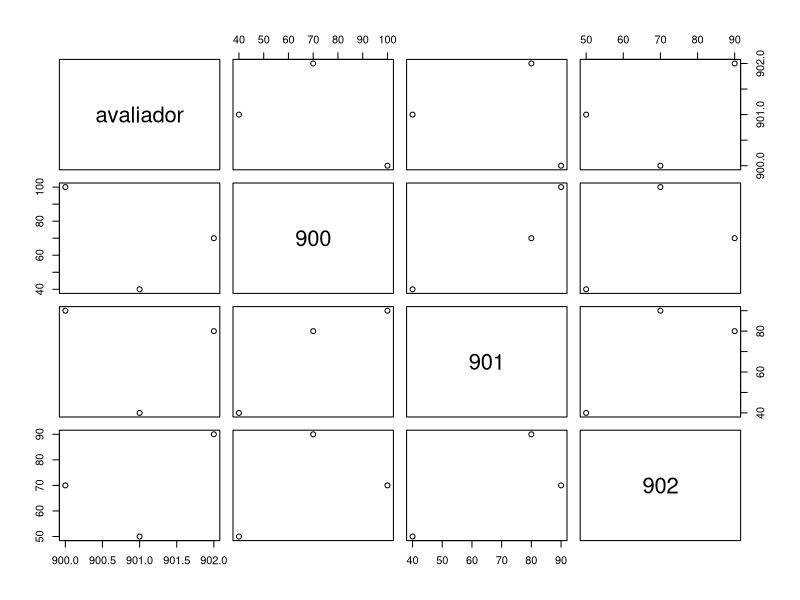
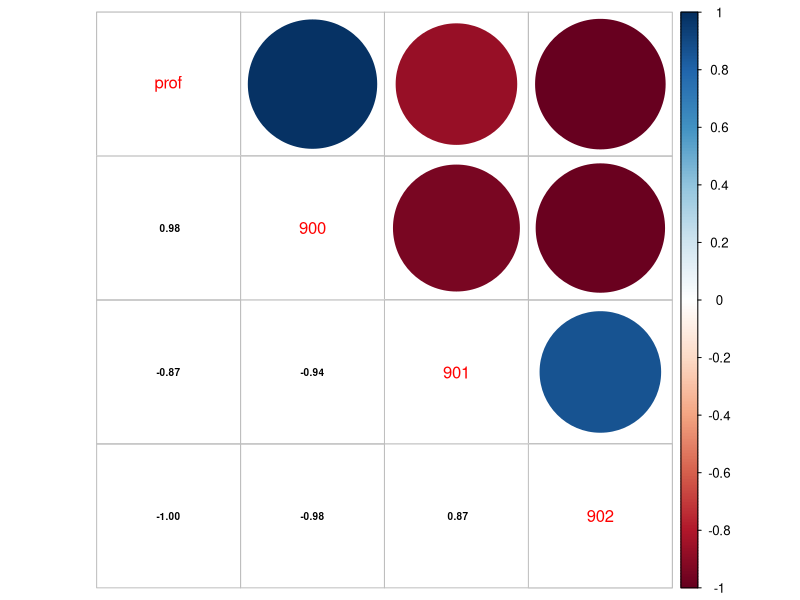
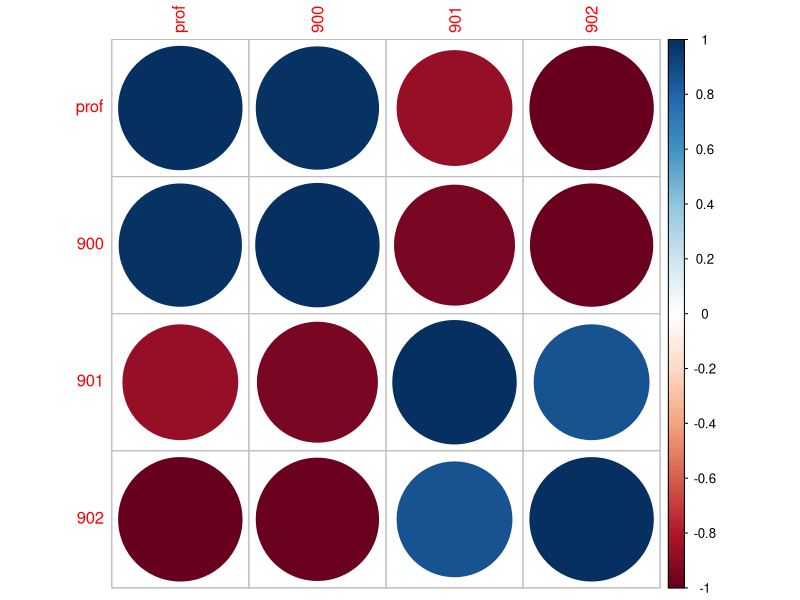
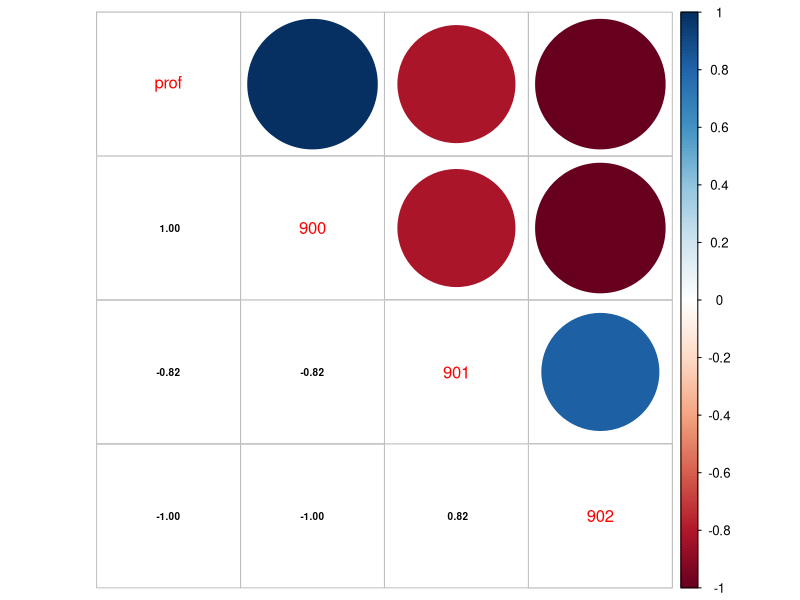
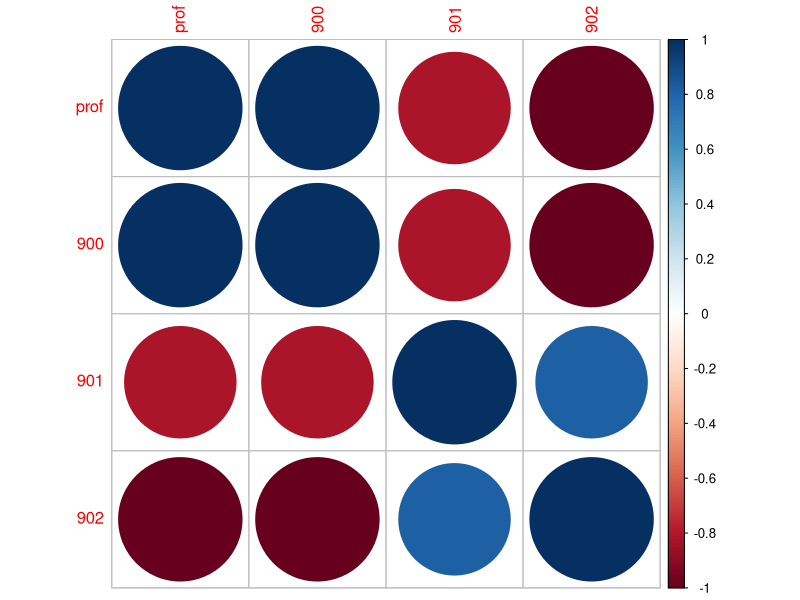
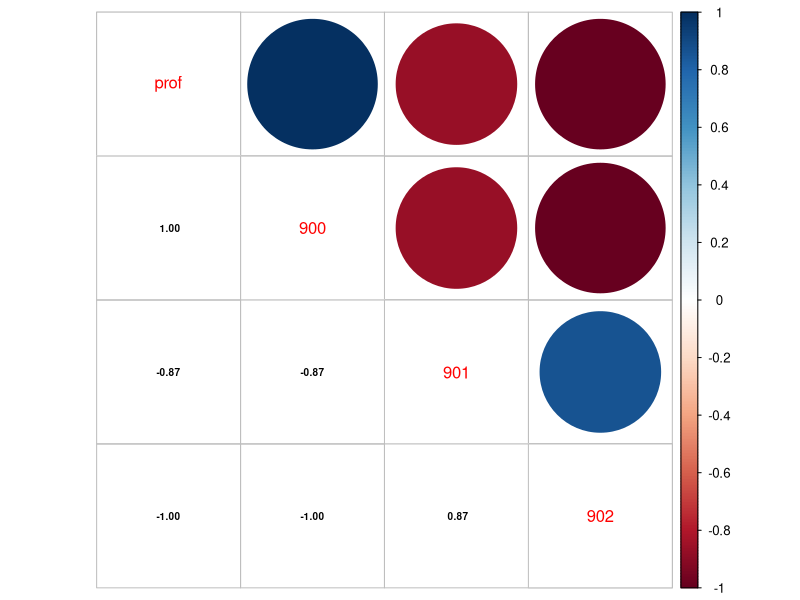
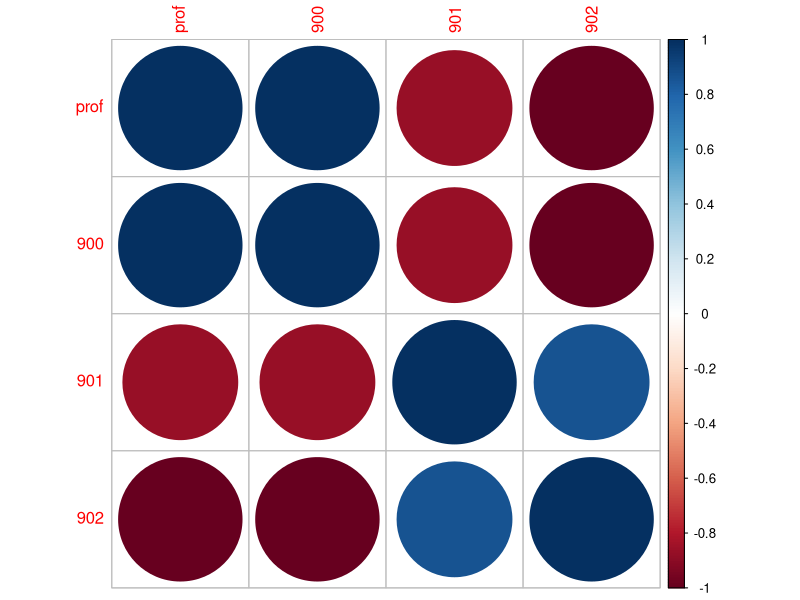

Reproduce these figures in R, in order.
library(tidyr)
library(corrplot)
setwd("C:/PROJETOS/RExemplos")
notas <- read.csv("notas.csv", sep=";")
matrix <- spread(notas, avaliador, valor)

notasP<- read.csv("notas_prof.csv", sep=";")

matrix$avaliado<-NULL
prof <- notasP$valor
matrix <- cbind(prof, matrix)

metodos <- c("pearson", "kendall", "spearman")

for (metodo in metodos) {
  jpeg(paste(metodo,".jpg"))
  correlacionado <- cor(matrix, method = metodo)
  correlacionado[is.na(correlacionado)] <- 0
  corrplot.mixed(correlacionado, lower.col = "black", number.cex = .6)
  corrplot(correlacionado)
  dev.off()
}


correlacionado <- cor(matrix)
matrix
# algorithm = c("Hartigan-Wong", "Lloyd", "Forgy","MacQueen")
matrix2 <- spread(notas, avaliado, valor)
matrix2[is.na(matrix2)] <- 0
k <-  kmeans(matrix2, 2)
plot(matrix2)